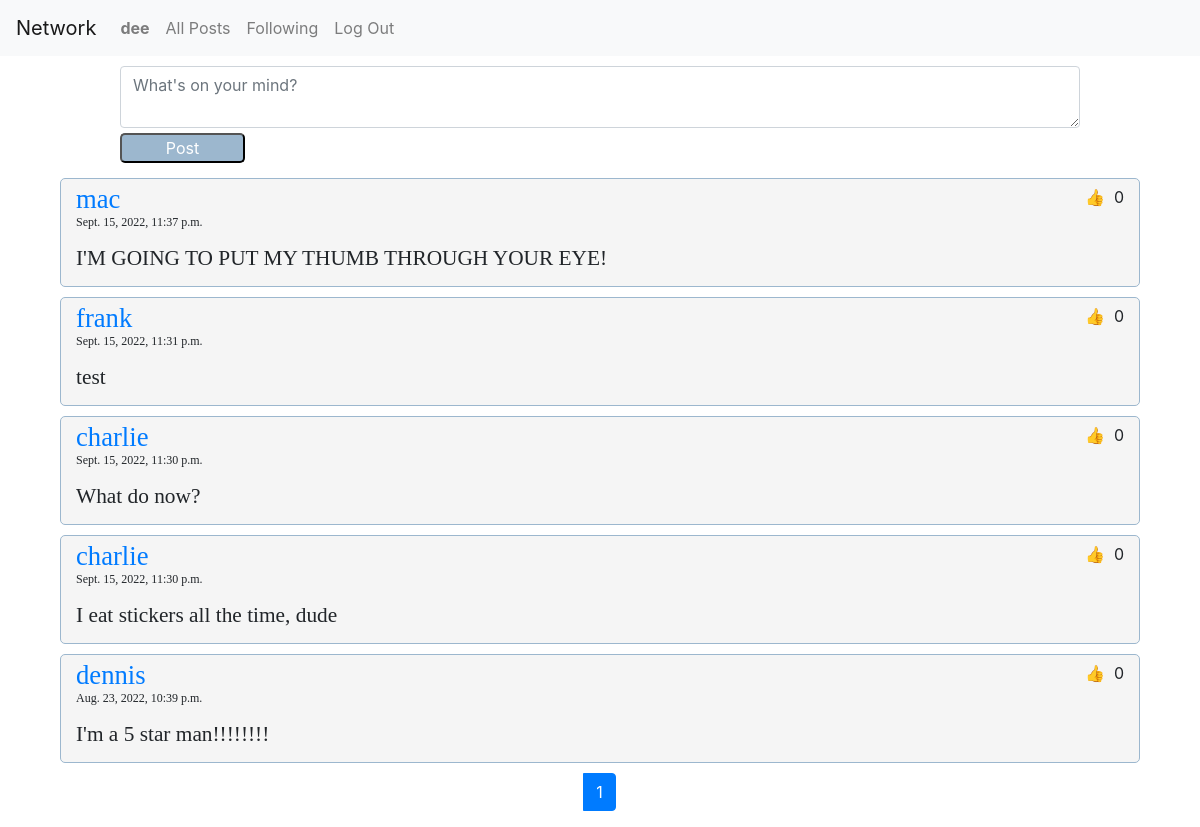
Screenshot of /following (signed in) with the database file from the repository.
### network/models.py (models this page shows)
class User(AbstractUser):
    following = models.ManyToManyField('self', blank=True, related_name="followers", symmetrical=False)
    def __str__(self):
        return self.username

class Posting(models.Model):
    author = models.ForeignKey(User, on_delete=models.CASCADE, related_name='posted_by')
    liked = models.ForeignKey(User, on_delete=models.CASCADE, null=True, related_name='likes')
    timestamp = models.DateTimeField(auto_now_add=True)
    body = models.TextField(blank=True)

### network/views.py (the view)
# urls.py: path("", views.index, name="index"),
def index(request):
    if request.path == '/following':
        user = User.objects.get(username=request.user)
        postings = Posting.objects.filter(author__in=user.following.all()).order_by('-timestamp').annotate(Count('liked'))
    else:
        postings = Posting.objects.all().order_by('-timestamp').annotate(Count('liked'))
    paginator = Paginator(postings, 10)
    page_obj = paginator.get_page(request.GET.get('page', 1))
    return render(request, "network/index.html", {"postings": postings, "num_pages": range(1, paginator.num_pages + 1), "page_obj": page_obj})

### network/templates/network/index.html (shortened to what this page needs)
{% extends "network/layout.html" %}
{% load static %}
{% block body %}
    {% if user.is_authenticated %}
        <div class="new-post">
            <textarea class="form-control" id="new-post-text" placeholder="What's on your mind?"></textarea>
            <input type="submit" class="button-style" id="add-post" value="Post">
        </div>
    {% endif %}
    {% for posting in page_obj%}
        <div class="post">
            <div class="post-author-likes">
                <div class="author">
                <a  href= "{% url 'profile' posting.author.username %}">{{posting.author.username}}</a>
                </div>
                <div class="likes">
                    <button class="like-button">&#128077</button>
                    {{posting.liked__count}}
                </div>
            </div class="post-timestamp-content">
                <p class="timestamp">{{posting.timestamp}}</p>
                <p class="post-content">{{posting.body}}</p>
        </div>
    {% endfor %}
    <ul class="pagination">
        {% for page in num_pages %}
            {% if page == page_obj.number %}
                <li class="active page-item"><a class="page-link" href="?page={{page}}">{{page}}</a></li>
            {% else %}
                <li class="page-item"><a class="page-link" href="?page={{page}}">{{page}}</a></li>
            {% endif %}
        {% endfor %}
    </ul>
{% endblock %}

### network/templates/network/layout.html (shortened to what this page needs)
{% load static %}
<!DOCTYPE html>
<html lang="en">
    <head>
        <link rel="stylesheet" href="https://stackpath.bootstrapcdn.com/bootstrap/4.4.1/css/bootstrap.min.css">
        <link href="{% static 'network/styles.css' %}" rel="stylesheet">
    </head>
    <body>
        <nav class="navbar navbar-expand-lg navbar-light bg-light">
            <a class="navbar-brand" href="#">Network</a>
            <div>
              <ul class="navbar-nav mr-auto">
                {% if user.is_authenticated %}
                    <li class="nav-item">
                        <a class="nav-link" href="#"><strong>{{ user.username }}</strong></a>
                    </li>
                {% endif %}
                <li class="nav-item">
                  <a class="nav-link" href="{% url 'index' %}">All Posts</a>
                </li>
                {% if user.is_authenticated %}
                    <li class="nav-item">
                        <a class="nav-link" href="{% url 'following' %}">Following</a>
                    </li>
                    <li class="nav-item">
                        <a class="nav-link" href="{% url 'logout' %}">Log Out</a>
                    </li>
                {% endif %}
              </ul>
            </div>
          </nav>
        <div class="body">
            {% block body %}
            {% endblock %}
        </div>
    </body>
</html>

### network/static/network/styles.css (style rules this page uses)
.new-post { width: 80%; margin: 10px auto; }
.new-post input { margin: 5px auto; }
.post { width: 90%; margin: 10px auto; background: rgb(245, 245, 245); border-radius: 5px; border: 1px solid rgb(156, 183, 206); padding: 5px 15px; }
.post-author-likes, .post-timestamp-content { display: flex; justify-content: space-between; }
.author, .follow-number { font: 20pt bold; }
.timestamp { font: 9pt thin; }
.post-content, .follow-text { font: 16pt bold; }
.post-content { margin-bottom: 10px; }
.button-style { margin-top: 20px; border-radius: 5px; background-color:rgb(156, 183, 206); color:white; width: 125px; }
.pagination { justify-content: center; }
.like-button { border:none; background: rgb(245, 245, 245); width: 30px; }

### rows the page displays
User: username "dee"
Posting: author.username "mac", liked__count "0", timestamp "Sept. 15, 2022, 11:37 p.m.", body "I'M GOING TO PUT MY THUMB THROUGH YOUR EYE!"
Posting: author.username "frank", liked__count "0", timestamp "Sept. 15, 2022, 11:31 p.m.", body "test"
Posting: author.username "charlie", liked__count "0", timestamp "Sept. 15, 2022, 11:30 p.m.", body "What do now?"
Posting: author.username "charlie", liked__count "0", timestamp "Sept. 15, 2022, 11:30 p.m.", body "I eat stickers all the time, dude"
Posting: author.username "dennis", liked__count "0", timestamp "Aug. 23, 2022, 10:39 p.m.", body "I'm a 5 star man!!!!!!!!"

### other values shown
{{ page }} "1"
